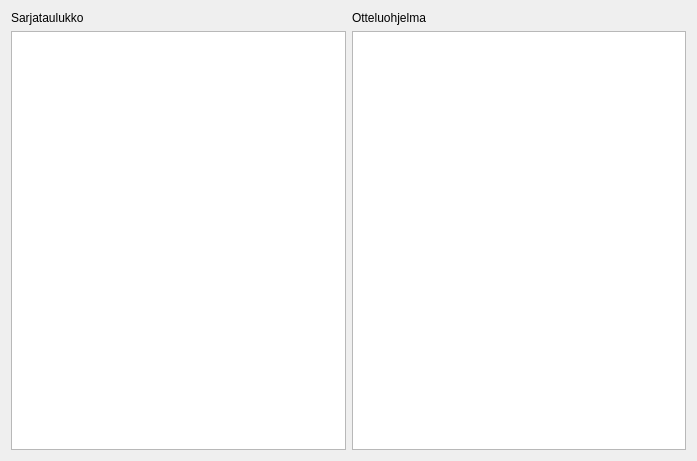
<?xml version="1.0" encoding="UTF-8"?>
<ui version="4.0">
 <class>SarjataulukkoScene</class>
 <widget class="QWidget" name="SarjataulukkoScene">
  <property name="geometry">
   <rect>
    <x>0</x>
    <y>0</y>
    <width>697</width>
    <height>461</height>
   </rect>
  </property>
  <property name="windowTitle">
   <string>Form</string>
  </property>
  <layout class="QGridLayout" name="gridLayout">
   <item row="0" column="0">
    <widget class="QLabel" name="label">
     <property name="text">
      <string>Sarjataulukko</string>
     </property>
    </widget>
   </item>
   <item row="0" column="1">
    <widget class="QLabel" name="label_2">
     <property name="text">
      <string>Otteluohjelma</string>
     </property>
    </widget>
   </item>
   <item row="1" column="0">
    <widget class="QListWidget" name="taulukkoWidget"/>
   </item>
   <item row="1" column="1">
    <widget class="QListWidget" name="ohjelmaWidget"/>
   </item>
  </layout>
 </widget>
 <resources/>
 <connections/>
</ui>
